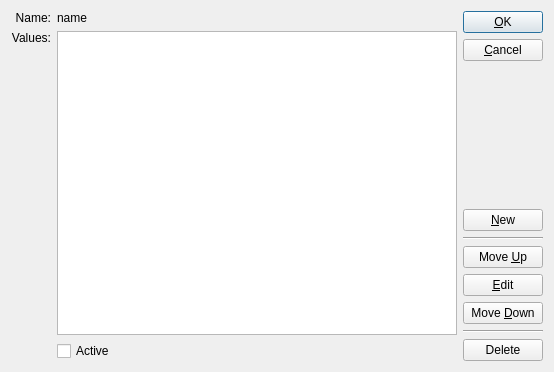
<ui version="4.0" >
 <comment> * OpenRPT report writer and rendering engine
 * Copyright (C) 2001-2008 by OpenMFG, LLC
 *
 * This library is free software; you can redistribute it and/or
 * modify it under the terms of the GNU Lesser General Public
 * License as published by the Free Software Foundation; either
 * version 2.1 of the License, or (at your option) any later version.
 *
 * This library is distributed in the hope that it will be useful,
 * but WITHOUT ANY WARRANTY; without even the implied warranty of
 * MERCHANTABILITY or FITNESS FOR A PARTICULAR PURPOSE. See the GNU
 * Lesser General Public License for more details.
 *
 * You should have received a copy of the GNU Lesser General Public
 * License along with this library; if not, write to the Free Software
 * Foundation, Inc., 59 Temple Place, Suite 330, Boston, MA 02111-1307 USA
 * Please contact info@openmfg.com with any questions on this license.</comment>
 <class>ListEdit</class>
 <widget class="QDialog" name="ListEdit" >
  <property name="geometry" >
   <rect>
    <x>0</x>
    <y>0</y>
    <width>554</width>
    <height>372</height>
   </rect>
  </property>
  <property name="windowTitle" >
   <string>List</string>
  </property>
  <layout class="QHBoxLayout" name="horizontalLayout" >
   <item>
    <layout class="QGridLayout" name="gridLayout" >
     <item row="0" column="0" >
      <widget class="QLabel" name="_lblName" >
       <property name="text" >
        <string>Name:</string>
       </property>
       <property name="alignment" >
        <set>Qt::AlignRight|Qt::AlignTrailing|Qt::AlignVCenter</set>
       </property>
      </widget>
     </item>
     <item row="0" column="1" >
      <widget class="QLabel" name="_name" >
       <property name="text" >
        <string>name</string>
       </property>
      </widget>
     </item>
     <item row="1" column="0" >
      <widget class="QLabel" name="_lblValue" >
       <property name="text" >
        <string>Values:</string>
       </property>
       <property name="alignment" >
        <set>Qt::AlignRight|Qt::AlignTop|Qt::AlignTrailing</set>
       </property>
       <property name="buddy" >
        <cstring>_list</cstring>
       </property>
      </widget>
     </item>
     <item row="1" column="1" >
      <widget class="QListWidget" name="_list" />
     </item>
     <item row="2" column="1" >
      <widget class="QCheckBox" name="_active" >
       <property name="text" >
        <string>Active</string>
       </property>
      </widget>
     </item>
    </layout>
   </item>
   <item>
    <layout class="QVBoxLayout" >
     <property name="margin" >
      <number>0</number>
     </property>
     <item>
      <widget class="QPushButton" name="_ok" >
       <property name="text" >
        <string>&amp;OK</string>
       </property>
       <property name="shortcut" >
        <string>Alt+O</string>
       </property>
      </widget>
     </item>
     <item>
      <widget class="QPushButton" name="_cancel" >
       <property name="text" >
        <string>&amp;Cancel</string>
       </property>
       <property name="shortcut" >
        <string>Alt+C</string>
       </property>
      </widget>
     </item>
     <item>
      <spacer name="spacer3" >
       <property name="orientation" >
        <enum>Qt::Vertical</enum>
       </property>
       <property name="sizeType" >
        <enum>QSizePolicy::Expanding</enum>
       </property>
       <property name="sizeHint" stdset="0" >
        <size>
         <width>20</width>
         <height>24</height>
        </size>
       </property>
      </spacer>
     </item>
     <item>
      <widget class="QPushButton" name="_new" >
       <property name="text" >
        <string>&amp;New</string>
       </property>
       <property name="shortcut" >
        <string>Alt+N</string>
       </property>
      </widget>
     </item>
     <item>
      <widget class="Line" name="line1" >
       <property name="frameShape" >
        <enum>QFrame::HLine</enum>
       </property>
       <property name="frameShadow" >
        <enum>QFrame::Sunken</enum>
       </property>
      </widget>
     </item>
     <item>
      <widget class="QPushButton" name="_up" >
       <property name="text" >
        <string>Move &amp;Up</string>
       </property>
       <property name="shortcut" >
        <string>Alt+U</string>
       </property>
      </widget>
     </item>
     <item>
      <widget class="QPushButton" name="_edit" >
       <property name="text" >
        <string>&amp;Edit</string>
       </property>
       <property name="shortcut" >
        <string>Alt+E</string>
       </property>
      </widget>
     </item>
     <item>
      <widget class="QPushButton" name="_down" >
       <property name="text" >
        <string>Move &amp;Down</string>
       </property>
       <property name="shortcut" >
        <string>Alt+D</string>
       </property>
      </widget>
     </item>
     <item>
      <widget class="Line" name="line1_2" >
       <property name="frameShape" >
        <enum>QFrame::HLine</enum>
       </property>
       <property name="frameShadow" >
        <enum>QFrame::Sunken</enum>
       </property>
      </widget>
     </item>
     <item>
      <widget class="QPushButton" name="_delete" >
       <property name="text" >
        <string>Delete</string>
       </property>
      </widget>
     </item>
    </layout>
   </item>
  </layout>
 </widget>
 <layoutdefault spacing="6" margin="11" />
 <pixmapfunction>qPixmapFromMimeSource</pixmapfunction>
 <tabstops>
  <tabstop>_list</tabstop>
  <tabstop>_active</tabstop>
  <tabstop>_ok</tabstop>
  <tabstop>_cancel</tabstop>
  <tabstop>_new</tabstop>
  <tabstop>_up</tabstop>
  <tabstop>_edit</tabstop>
  <tabstop>_down</tabstop>
  <tabstop>_delete</tabstop>
 </tabstops>
 <includes/>
 <resources/>
 <connections>
  <connection>
   <sender>_ok</sender>
   <signal>clicked()</signal>
   <receiver>ListEdit</receiver>
   <slot>accept()</slot>
   <hints>
    <hint type="sourcelabel" >
     <x>489</x>
     <y>30</y>
    </hint>
    <hint type="destinationlabel" >
     <x>20</x>
     <y>20</y>
    </hint>
   </hints>
  </connection>
  <connection>
   <sender>_cancel</sender>
   <signal>clicked()</signal>
   <receiver>ListEdit</receiver>
   <slot>reject()</slot>
   <hints>
    <hint type="sourcelabel" >
     <x>489</x>
     <y>67</y>
    </hint>
    <hint type="destinationlabel" >
     <x>20</x>
     <y>20</y>
    </hint>
   </hints>
  </connection>
 </connections>
</ui>
